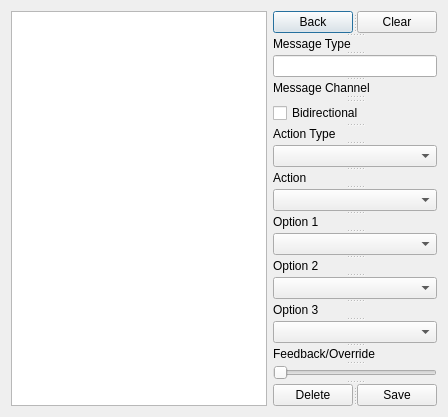
<?xml version="1.0" encoding="UTF-8"?>
<ui version="4.0">
 <class>ConfigWindow</class>
 <widget class="QDialog" name="ConfigWindow">
  <property name="geometry">
   <rect>
    <x>0</x>
    <y>0</y>
    <width>987</width>
    <height>761</height>
   </rect>
  </property>
  <property name="sizePolicy">
   <sizepolicy hsizetype="MinimumExpanding" vsizetype="MinimumExpanding">
    <horstretch>0</horstretch>
    <verstretch>0</verstretch>
   </sizepolicy>
  </property>
  <property name="baseSize">
   <size>
    <width>800</width>
    <height>600</height>
   </size>
  </property>
  <property name="windowTitle">
   <string>Dialog</string>
  </property>
  <layout class="QGridLayout" name="gridLayout">
   <property name="sizeConstraint">
    <enum>QLayout::SetFixedSize</enum>
   </property>
   <item row="0" column="0">
    <widget class="QTableView" name="tableView">
     <property name="sizePolicy">
      <sizepolicy hsizetype="MinimumExpanding" vsizetype="MinimumExpanding">
       <horstretch>3</horstretch>
       <verstretch>0</verstretch>
      </sizepolicy>
     </property>
    </widget>
   </item>
   <item row="0" column="1">
    <widget class="QSplitter" name="splitter_3">
     <property name="orientation">
      <enum>Qt::Vertical</enum>
     </property>
     <widget class="QSplitter" name="splitter_2">
      <property name="orientation">
       <enum>Qt::Horizontal</enum>
      </property>
      <widget class="QPushButton" name="btnBack">
       <property name="sizePolicy">
        <sizepolicy hsizetype="MinimumExpanding" vsizetype="MinimumExpanding">
         <horstretch>0</horstretch>
         <verstretch>0</verstretch>
        </sizepolicy>
       </property>
       <property name="text">
        <string>Back</string>
       </property>
      </widget>
      <widget class="QPushButton" name="btnClear">
       <property name="sizePolicy">
        <sizepolicy hsizetype="MinimumExpanding" vsizetype="MinimumExpanding">
         <horstretch>0</horstretch>
         <verstretch>0</verstretch>
        </sizepolicy>
       </property>
       <property name="text">
        <string>Clear</string>
       </property>
      </widget>
     </widget>
     <widget class="QLabel" name="label_7">
      <property name="sizePolicy">
       <sizepolicy hsizetype="MinimumExpanding" vsizetype="Preferred">
        <horstretch>0</horstretch>
        <verstretch>0</verstretch>
       </sizepolicy>
      </property>
      <property name="text">
       <string>Message Type</string>
      </property>
     </widget>
     <widget class="QLineEdit" name="lin_mtype">
      <property name="sizePolicy">
       <sizepolicy hsizetype="MinimumExpanding" vsizetype="Preferred">
        <horstretch>0</horstretch>
        <verstretch>0</verstretch>
       </sizepolicy>
      </property>
      <property name="readOnly">
       <bool>true</bool>
      </property>
     </widget>
     <widget class="QLabel" name="label">
      <property name="sizePolicy">
       <sizepolicy hsizetype="MinimumExpanding" vsizetype="Preferred">
        <horstretch>0</horstretch>
        <verstretch>0</verstretch>
       </sizepolicy>
      </property>
      <property name="text">
       <string>Message Channel</string>
      </property>
     </widget>
     <widget class="QLCDNumber" name="num_mchan">
      <property name="sizePolicy">
       <sizepolicy hsizetype="MinimumExpanding" vsizetype="Preferred">
        <horstretch>0</horstretch>
        <verstretch>0</verstretch>
       </sizepolicy>
      </property>
      <property name="segmentStyle">
       <enum>QLCDNumber::Flat</enum>
      </property>
      <property name="intValue" stdset="0">
       <number>666</number>
      </property>
     </widget>
     <widget class="QCheckBox" name="checkBox">
      <property name="sizePolicy">
       <sizepolicy hsizetype="MinimumExpanding" vsizetype="Preferred">
        <horstretch>0</horstretch>
        <verstretch>0</verstretch>
       </sizepolicy>
      </property>
      <property name="text">
       <string>Bidirectional</string>
      </property>
     </widget>
     <widget class="QLabel" name="label_4">
      <property name="sizePolicy">
       <sizepolicy hsizetype="MinimumExpanding" vsizetype="Preferred">
        <horstretch>0</horstretch>
        <verstretch>0</verstretch>
       </sizepolicy>
      </property>
      <property name="text">
       <string>Action Type</string>
      </property>
     </widget>
     <widget class="QComboBox" name="cb_atype">
      <property name="sizePolicy">
       <sizepolicy hsizetype="MinimumExpanding" vsizetype="Preferred">
        <horstretch>0</horstretch>
        <verstretch>0</verstretch>
       </sizepolicy>
      </property>
     </widget>
     <widget class="QLabel" name="label_5">
      <property name="sizePolicy">
       <sizepolicy hsizetype="MinimumExpanding" vsizetype="Preferred">
        <horstretch>0</horstretch>
        <verstretch>0</verstretch>
       </sizepolicy>
      </property>
      <property name="text">
       <string>Action</string>
      </property>
     </widget>
     <widget class="QComboBox" name="cb_action">
      <property name="sizePolicy">
       <sizepolicy hsizetype="MinimumExpanding" vsizetype="Preferred">
        <horstretch>0</horstretch>
        <verstretch>0</verstretch>
       </sizepolicy>
      </property>
     </widget>
     <widget class="QLabel" name="label_6">
      <property name="sizePolicy">
       <sizepolicy hsizetype="MinimumExpanding" vsizetype="Preferred">
        <horstretch>0</horstretch>
        <verstretch>0</verstretch>
       </sizepolicy>
      </property>
      <property name="text">
       <string>Option 1</string>
      </property>
     </widget>
     <widget class="QComboBox" name="cb_param1">
      <property name="sizePolicy">
       <sizepolicy hsizetype="MinimumExpanding" vsizetype="Preferred">
        <horstretch>0</horstretch>
        <verstretch>0</verstretch>
       </sizepolicy>
      </property>
     </widget>
     <widget class="QLabel" name="label_9">
      <property name="sizePolicy">
       <sizepolicy hsizetype="MinimumExpanding" vsizetype="Preferred">
        <horstretch>0</horstretch>
        <verstretch>0</verstretch>
       </sizepolicy>
      </property>
      <property name="text">
       <string>Option 2</string>
      </property>
     </widget>
     <widget class="QComboBox" name="cb_param2">
      <property name="sizePolicy">
       <sizepolicy hsizetype="MinimumExpanding" vsizetype="Preferred">
        <horstretch>0</horstretch>
        <verstretch>0</verstretch>
       </sizepolicy>
      </property>
     </widget>
     <widget class="QLabel" name="label_10">
      <property name="sizePolicy">
       <sizepolicy hsizetype="MinimumExpanding" vsizetype="Preferred">
        <horstretch>0</horstretch>
        <verstretch>0</verstretch>
       </sizepolicy>
      </property>
      <property name="text">
       <string>Option 3</string>
      </property>
     </widget>
     <widget class="QComboBox" name="cb_param3">
      <property name="sizePolicy">
       <sizepolicy hsizetype="MinimumExpanding" vsizetype="Preferred">
        <horstretch>0</horstretch>
        <verstretch>0</verstretch>
       </sizepolicy>
      </property>
     </widget>
     <widget class="QLabel" name="label_8">
      <property name="sizePolicy">
       <sizepolicy hsizetype="MinimumExpanding" vsizetype="Preferred">
        <horstretch>0</horstretch>
        <verstretch>0</verstretch>
       </sizepolicy>
      </property>
      <property name="text">
       <string>Feedback/Override</string>
      </property>
     </widget>
     <widget class="QSlider" name="slider_override">
      <property name="sizePolicy">
       <sizepolicy hsizetype="MinimumExpanding" vsizetype="Preferred">
        <horstretch>0</horstretch>
        <verstretch>0</verstretch>
       </sizepolicy>
      </property>
      <property name="orientation">
       <enum>Qt::Horizontal</enum>
      </property>
     </widget>
     <widget class="QSplitter" name="splitter">
      <property name="orientation">
       <enum>Qt::Horizontal</enum>
      </property>
      <widget class="QPushButton" name="btnDel">
       <property name="sizePolicy">
        <sizepolicy hsizetype="MinimumExpanding" vsizetype="MinimumExpanding">
         <horstretch>0</horstretch>
         <verstretch>0</verstretch>
        </sizepolicy>
       </property>
       <property name="text">
        <string>Delete</string>
       </property>
      </widget>
      <widget class="QPushButton" name="btnSave">
       <property name="sizePolicy">
        <sizepolicy hsizetype="MinimumExpanding" vsizetype="MinimumExpanding">
         <horstretch>0</horstretch>
         <verstretch>0</verstretch>
        </sizepolicy>
       </property>
       <property name="text">
        <string>Save</string>
       </property>
      </widget>
     </widget>
    </widget>
   </item>
  </layout>
 </widget>
 <resources/>
 <connections/>
</ui>
